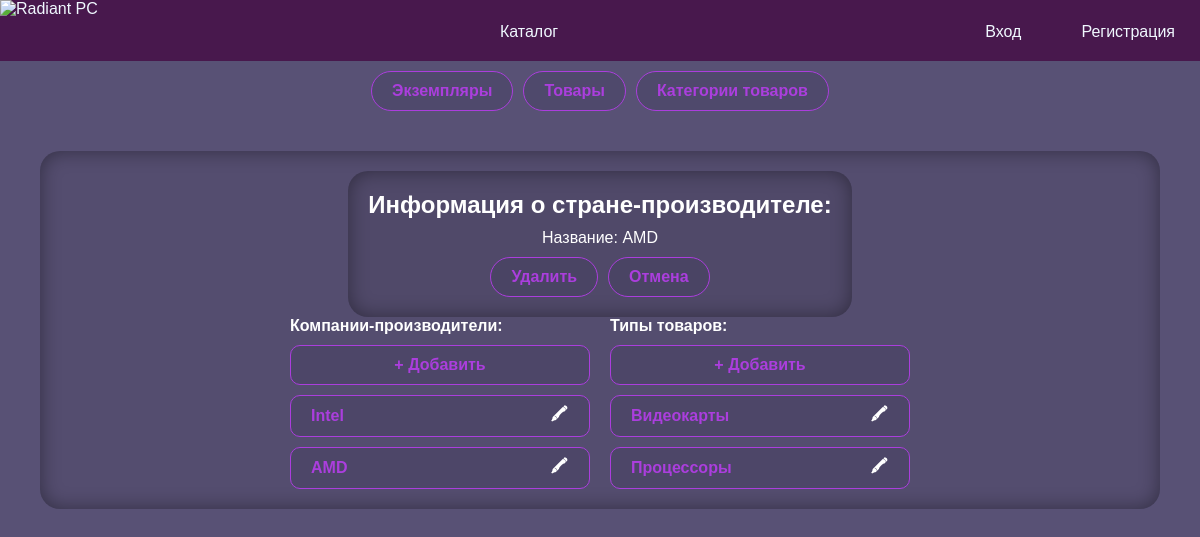
The app's page /admin.php?tool=categories&edit=company&id=2 with its own data.
### tables this page shows
CREATE TABLE `companies` (
  `id` int(11) NOT NULL,
  `name` varchar(128) NOT NULL
);

CREATE TABLE `types` (
  `id` int(11) NOT NULL,
  `name` varchar(128) NOT NULL
);

### funcs/DBinteraction.php (called while the page is built, shortened)
<?php
function selectFrom($query, $way)
{
    if (trim($query) == null) {
        $_SESSION['result'] = "Вы передали пустой запрос.";
    } else {
    require "connect.php";
    $res = $con->query($query);
    switch ($way) {
        case "ALL":
            $output = $res->fetch_all(MYSQLI_ASSOC);
            break;
        case "ONE":
            $output = $res->fetch_assoc();
            break;
    }}
    return $output;
}

### funcs/listGenerator.php (the view, shortened to what this page needs)
<?php
function generateListItem($listItem, $listType)
{
?>
    <div class="accent brad10 flex jc-sb ai-c">
        <span>
            <?= $listItem['name'] ?>
        </span>
        <div class="flex g10">
            <?php
            switch ($listType) {
                case "company":
                    $href = "?tool=categories&edit=company&id=" . $listItem['id'];
                    break;
                case "type":
                    $href = "?tool=categories&edit=type&id=" . $listItem['id'];
                    break;
            }
            ?>
            <a href="<?= $href ?>" class="accent-invert">🖍</a>
        </div>
    </div>
<?php
}

### admin/editForms/company.php
<?php
require_once("./funcs/DBinteraction.php");
$query = "SELECT * FROM `companies` WHERE id = " . $_GET['id'];
$category = selectFrom($query, "ONE");
?>
<h2>
    Информация о стране-производителе:
</h2>
<div>
    <div class="toolInfo">
        <span class="ctrl-r">Название:</span>
        <span><?= $category['name'] ?></span>
    </div>
</div>
<div class="btns">
    <a href="../admin/delData.php?id=<?= $_GET['id'] ?>" class="accent">Удалить</a>
    <a href="../admin.php?tool=categories" class="accent">Отмена</a>
</div>

### admin/toolCategories.php
<?php
require_once("./funcs/listGenerator.php");
require_once("./funcs/DBinteraction.php");
$query = "SELECT * FROM `companies`";
$companies = selectFrom($query, "ALL");
$query = "SELECT * FROM `types`";
$types = selectFrom($query, "ALL");
?>
<div class="flex wrap g20 mauto">
    <div class="list flex column g10">
        <h4>Компании-производители:</h4>
        <a href="?tool=categories&edit=company" class="accent ctrl-e brad10">+ Добавить</a>
        <?php
        foreach ($companies as $company) {
            generateListItem($company, "company");
        }
        ?>
    </div>
    <div class="list flex column g10">
        <h4>Типы товаров:</h4>
        <a href="?tool=categories&edit=type" class="accent ctrl-e brad10">+ Добавить</a>
        <?php
        foreach ($types as $type) {
            generateListItem($type, "type");
        }
        ?>
    </div>
</div>

### often.css (style rules this page uses)
.btns { display: flex; gap: 10px; }
.accent { border: #ab3edd 1px solid; border-radius: 25px; padding: 10px 20px; background-color: #40395c59; color: #ab3edd; font-weight: bold; transition: all 0.25s ease-out; }
.accent span { color: #ab3edd; font-weight: bold; }
.accent-invert { height: 20px; width: 20px; display: flex; justify-content: center; align-items: center; border-radius: 0px; font-weight: bolder; transition: all 0.25s ease-out; }
.mauto { margin: auto; }
.g10 { gap: 10px; }
.g20 { gap: 20px; }
.brad10 { border-radius: 10px; }
.flex { display: flex; }
.column { flex-direction: column; }
.wrap { flex-wrap: wrap; }
.jc-sb { justify-content: space-between; }
.ai-c { align-items: center; }
.ctrl-e { text-align: center; }
.ctrl-r { text-align: right; }

### style.css (style rules this page uses)
*, a { margin: 0; border: 0; outline: 0; padding: 0; text-decoration: none; font-family: Arial, Helvetica, sans-serif; }
*, a, select[value], input[value] { color: white; }
body, input[value] { background-color: #585175; }
a, button { cursor: pointer; }
.list { width: 25%; min-width: 300px; }
.toolInfo>span { width: 120px; }

### records on screen
companies: name "AMD"
companies: name "Intel"
types: name "Видеокарты"
types: name "Процессоры"
